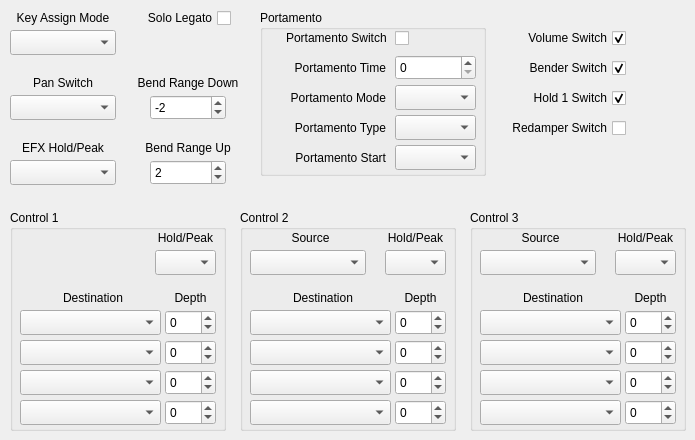
    <widget class="QWidget" name="tab_control">
     <attribute name="title">
      <string>Control</string>
     </attribute>
     <widget class="QGroupBox" name="groupBox_control1">
      <property name="geometry">
       <rect>
        <x>10</x>
        <y>210</y>
        <width>216</width>
        <height>221</height>
       </rect>
      </property>
      <property name="title">
       <string>Control 1</string>
      </property>
      <widget class="QSpinBox" name="spinBox_control1depth4">
       <property name="geometry">
        <rect>
         <x>155</x>
         <y>190</y>
         <width>51</width>
         <height>25</height>
        </rect>
       </property>
       <property name="minimum">
        <number>-63</number>
       </property>
       <property name="maximum">
        <number>63</number>
       </property>
      </widget>
      <widget class="QLabel" name="label_control1dest">
       <property name="geometry">
        <rect>
         <x>45</x>
         <y>80</y>
         <width>76</width>
         <height>16</height>
        </rect>
       </property>
       <property name="text">
        <string>Destination</string>
       </property>
       <property name="alignment">
        <set>Qt::AlignCenter</set>
       </property>
      </widget>
      <widget class="QSpinBox" name="spinBox_control1depth1">
       <property name="geometry">
        <rect>
         <x>155</x>
         <y>100</y>
         <width>51</width>
         <height>25</height>
        </rect>
       </property>
       <property name="minimum">
        <number>-63</number>
       </property>
       <property name="maximum">
        <number>63</number>
       </property>
      </widget>
      <widget class="QSpinBox" name="spinBox_control1depth3">
       <property name="geometry">
        <rect>
         <x>155</x>
         <y>160</y>
         <width>51</width>
         <height>25</height>
        </rect>
       </property>
       <property name="minimum">
        <number>-63</number>
       </property>
       <property name="maximum">
        <number>63</number>
       </property>
      </widget>
      <widget class="QLabel" name="label_control1depth">
       <property name="geometry">
        <rect>
         <x>160</x>
         <y>80</y>
         <width>41</width>
         <height>16</height>
        </rect>
       </property>
       <property name="text">
        <string>Depth</string>
       </property>
       <property name="alignment">
        <set>Qt::AlignCenter</set>
       </property>
      </widget>
      <widget class="QComboBox" name="comboBox_control1dest4">
       <property name="geometry">
        <rect>
         <x>10</x>
         <y>190</y>
         <width>141</width>
         <height>25</height>
        </rect>
       </property>
      </widget>
      <widget class="QLabel" name="label_control1holdpeak">
       <property name="geometry">
        <rect>
         <x>140</x>
         <y>20</y>
         <width>71</width>
         <height>16</height>
        </rect>
       </property>
       <property name="text">
        <string>Hold/Peak</string>
       </property>
       <property name="alignment">
        <set>Qt::AlignCenter</set>
       </property>
      </widget>
      <widget class="QComboBox" name="comboBox_control1holdpeak">
       <property name="geometry">
        <rect>
         <x>145</x>
         <y>40</y>
         <width>61</width>
         <height>25</height>
        </rect>
       </property>
      </widget>
      <widget class="QComboBox" name="comboBox_control1dest2">
       <property name="geometry">
        <rect>
         <x>10</x>
         <y>130</y>
         <width>141</width>
         <height>25</height>
        </rect>
       </property>
      </widget>
      <widget class="QComboBox" name="comboBox_control1dest3">
       <property name="geometry">
        <rect>
         <x>10</x>
         <y>160</y>
         <width>141</width>
         <height>25</height>
        </rect>
       </property>
      </widget>
      <widget class="QComboBox" name="comboBox_control1dest1">
       <property name="geometry">
        <rect>
         <x>10</x>
         <y>100</y>
         <width>141</width>
         <height>25</height>
        </rect>
       </property>
      </widget>
      <widget class="QSpinBox" name="spinBox_control1depth2">
       <property name="geometry">
        <rect>
         <x>155</x>
         <y>130</y>
         <width>51</width>
         <height>25</height>
        </rect>
       </property>
       <property name="minimum">
        <number>-63</number>
       </property>
       <property name="maximum">
        <number>63</number>
       </property>
      </widget>
     </widget>
     <widget class="QGroupBox" name="groupBox_control2">
      <property name="geometry">
       <rect>
        <x>240</x>
        <y>210</y>
        <width>216</width>
        <height>221</height>
       </rect>
      </property>
      <property name="title">
       <string>Control 2</string>
      </property>
      <widget class="QSpinBox" name="spinBox_control2depth4">
       <property name="geometry">
        <rect>
         <x>155</x>
         <y>190</y>
         <width>51</width>
         <height>25</height>
        </rect>
       </property>
       <property name="minimum">
        <number>-63</number>
       </property>
       <property name="maximum">
        <number>63</number>
       </property>
      </widget>
      <widget class="QLabel" name="label_control2dest">
       <property name="geometry">
        <rect>
         <x>45</x>
         <y>80</y>
         <width>76</width>
         <height>16</height>
        </rect>
       </property>
       <property name="text">
        <string>Destination</string>
       </property>
       <property name="alignment">
        <set>Qt::AlignCenter</set>
       </property>
      </widget>
      <widget class="QSpinBox" name="spinBox_control2depth1">
       <property name="geometry">
        <rect>
         <x>155</x>
         <y>100</y>
         <width>51</width>
         <height>25</height>
        </rect>
       </property>
       <property name="minimum">
        <number>-63</number>
       </property>
       <property name="maximum">
        <number>63</number>
       </property>
      </widget>
      <widget class="QSpinBox" name="spinBox_control2depth3">
       <property name="geometry">
        <rect>
         <x>155</x>
         <y>160</y>
         <width>51</width>
         <height>25</height>
        </rect>
       </property>
       <property name="minimum">
        <number>-63</number>
       </property>
       <property name="maximum">
        <number>63</number>
       </property>
      </widget>
      <widget class="QLabel" name="label_control2depth">
       <property name="geometry">
        <rect>
         <x>160</x>
         <y>80</y>
         <width>41</width>
         <height>16</height>
        </rect>
       </property>
       <property name="text">
        <string>Depth</string>
       </property>
       <property name="alignment">
        <set>Qt::AlignCenter</set>
       </property>
      </widget>
      <widget class="QComboBox" name="comboBox_control2dest4">
       <property name="geometry">
        <rect>
         <x>10</x>
         <y>190</y>
         <width>141</width>
         <height>25</height>
        </rect>
       </property>
      </widget>
      <widget class="QLabel" name="label_control2source">
       <property name="geometry">
        <rect>
         <x>45</x>
         <y>20</y>
         <width>51</width>
         <height>16</height>
        </rect>
       </property>
       <property name="text">
        <string>Source</string>
       </property>
       <property name="alignment">
        <set>Qt::AlignCenter</set>
       </property>
      </widget>
      <widget class="QLabel" name="label_control2holdpeak">
       <property name="geometry">
        <rect>
         <x>140</x>
         <y>20</y>
         <width>71</width>
         <height>16</height>
        </rect>
       </property>
       <property name="text">
        <string>Hold/Peak</string>
       </property>
       <property name="alignment">
        <set>Qt::AlignCenter</set>
       </property>
      </widget>
      <widget class="QComboBox" name="comboBox_control2source">
       <property name="geometry">
        <rect>
         <x>10</x>
         <y>40</y>
         <width>116</width>
         <height>25</height>
        </rect>
       </property>
      </widget>
      <widget class="QComboBox" name="comboBox_control2holdpeak">
       <property name="geometry">
        <rect>
         <x>145</x>
         <y>40</y>
         <width>61</width>
         <height>25</height>
        </rect>
       </property>
      </widget>
      <widget class="QComboBox" name="comboBox_control2dest2">
       <property name="geometry">
        <rect>
         <x>10</x>
         <y>130</y>
         <width>141</width>
         <height>25</height>
        </rect>
       </property>
      </widget>
      <widget class="QComboBox" name="comboBox_control2dest3">
       <property name="geometry">
        <rect>
         <x>10</x>
         <y>160</y>
         <width>141</width>
         <height>25</height>
        </rect>
       </property>
      </widget>
      <widget class="QComboBox" name="comboBox_control2dest1">
       <property name="geometry">
        <rect>
         <x>10</x>
         <y>100</y>
         <width>141</width>
         <height>25</height>
        </rect>
       </property>
      </widget>
      <widget class="QSpinBox" name="spinBox_control2depth2">
       <property name="geometry">
        <rect>
         <x>155</x>
         <y>130</y>
         <width>51</width>
         <height>25</height>
        </rect>
       </property>
       <property name="minimum">
        <number>-63</number>
       </property>
       <property name="maximum">
        <number>63</number>
       </property>
      </widget>
     </widget>
     <widget class="QGroupBox" name="groupBox_control3">
      <property name="geometry">
       <rect>
        <x>470</x>
        <y>210</y>
        <width>216</width>
        <height>221</height>
       </rect>
      </property>
      <property name="title">
       <string>Control 3</string>
      </property>
      <widget class="QSpinBox" name="spinBox_control3depth4">
       <property name="geometry">
        <rect>
         <x>155</x>
         <y>190</y>
         <width>51</width>
         <height>25</height>
        </rect>
       </property>
       <property name="minimum">
        <number>-63</number>
       </property>
       <property name="maximum">
        <number>63</number>
       </property>
      </widget>
      <widget class="QLabel" name="label_control3dest">
       <property name="geometry">
        <rect>
         <x>45</x>
         <y>80</y>
         <width>76</width>
         <height>16</height>
        </rect>
       </property>
       <property name="text">
        <string>Destination</string>
       </property>
       <property name="alignment">
        <set>Qt::AlignCenter</set>
       </property>
      </widget>
      <widget class="QSpinBox" name="spinBox_control3depth1">
       <property name="geometry">
        <rect>
         <x>155</x>
         <y>100</y>
         <width>51</width>
         <height>25</height>
        </rect>
       </property>
       <property name="minimum">
        <number>-63</number>
       </property>
       <property name="maximum">
        <number>63</number>
       </property>
      </widget>
      <widget class="QSpinBox" name="spinBox_control3depth3">
       <property name="geometry">
        <rect>
         <x>155</x>
         <y>160</y>
         <width>51</width>
         <height>25</height>
        </rect>
       </property>
       <property name="minimum">
        <number>-63</number>
       </property>
       <property name="maximum">
        <number>63</number>
       </property>
      </widget>
      <widget class="QLabel" name="label_control3depth">
       <property name="geometry">
        <rect>
         <x>160</x>
         <y>80</y>
         <width>41</width>
         <height>16</height>
        </rect>
       </property>
       <property name="text">
        <string>Depth</string>
       </property>
       <property name="alignment">
        <set>Qt::AlignCenter</set>
       </property>
      </widget>
      <widget class="QComboBox" name="comboBox_control3dest4">
       <property name="geometry">
        <rect>
         <x>10</x>
         <y>190</y>
         <width>141</width>
         <height>25</height>
        </rect>
       </property>
      </widget>
      <widget class="QLabel" name="label_control3source">
       <property name="geometry">
        <rect>
         <x>45</x>
         <y>20</y>
         <width>51</width>
         <height>16</height>
        </rect>
       </property>
       <property name="text">
        <string>Source</string>
       </property>
       <property name="alignment">
        <set>Qt::AlignCenter</set>
       </property>
      </widget>
      <widget class="QLabel" name="label_control3holdpeak">
       <property name="geometry">
        <rect>
         <x>140</x>
         <y>20</y>
         <width>71</width>
         <height>16</height>
        </rect>
       </property>
       <property name="text">
        <string>Hold/Peak</string>
       </property>
       <property name="alignment">
        <set>Qt::AlignCenter</set>
       </property>
      </widget>
      <widget class="QComboBox" name="comboBox_control3source">
       <property name="geometry">
        <rect>
         <x>10</x>
         <y>40</y>
         <width>116</width>
         <height>25</height>
        </rect>
       </property>
      </widget>
      <widget class="QComboBox" name="comboBox_control3holdpeak">
       <property name="geometry">
        <rect>
         <x>145</x>
         <y>40</y>
         <width>61</width>
         <height>25</height>
        </rect>
       </property>
      </widget>
      <widget class="QComboBox" name="comboBox_control3dest2">
       <property name="geometry">
        <rect>
         <x>10</x>
         <y>130</y>
         <width>141</width>
         <height>25</height>
        </rect>
       </property>
      </widget>
      <widget class="QComboBox" name="comboBox_control3dest3">
       <property name="geometry">
        <rect>
         <x>10</x>
         <y>160</y>
         <width>141</width>
         <height>25</height>
        </rect>
       </property>
      </widget>
      <widget class="QComboBox" name="comboBox_control3dest1">
       <property name="geometry">
        <rect>
         <x>10</x>
         <y>100</y>
         <width>141</width>
         <height>25</height>
        </rect>
       </property>
      </widget>
      <widget class="QSpinBox" name="spinBox_control3depth2">
       <property name="geometry">
        <rect>
         <x>155</x>
         <y>130</y>
         <width>51</width>
         <height>25</height>
        </rect>
       </property>
       <property name="minimum">
        <number>-63</number>
       </property>
       <property name="maximum">
        <number>63</number>
       </property>
      </widget>
     </widget>
     <widget class="QLabel" name="label_keyassignmode">
      <property name="geometry">
       <rect>
        <x>10</x>
        <y>10</y>
        <width>106</width>
        <height>16</height>
       </rect>
      </property>
      <property name="text">
       <string>Key Assign Mode</string>
      </property>
      <property name="alignment">
       <set>Qt::AlignCenter</set>
      </property>
     </widget>
     <widget class="QComboBox" name="comboBox_keyassignmode">
      <property name="geometry">
       <rect>
        <x>10</x>
        <y>30</y>
        <width>106</width>
        <height>25</height>
       </rect>
      </property>
     </widget>
     <widget class="QLabel" name="label_panswitch">
      <property name="geometry">
       <rect>
        <x>10</x>
        <y>75</y>
        <width>106</width>
        <height>16</height>
       </rect>
      </property>
      <property name="text">
       <string>Pan Switch</string>
      </property>
      <property name="alignment">
       <set>Qt::AlignCenter</set>
      </property>
     </widget>
     <widget class="QComboBox" name="comboBox_panswitch">
      <property name="geometry">
       <rect>
        <x>10</x>
        <y>95</y>
        <width>106</width>
        <height>25</height>
       </rect>
      </property>
     </widget>
     <widget class="QLabel" name="label_efxholdpeak">
      <property name="geometry">
       <rect>
        <x>10</x>
        <y>140</y>
        <width>106</width>
        <height>16</height>
       </rect>
      </property>
      <property name="text">
       <string>EFX Hold/Peak</string>
      </property>
      <property name="alignment">
       <set>Qt::AlignCenter</set>
      </property>
     </widget>
     <widget class="QComboBox" name="comboBox_efxholdpeak">
      <property name="geometry">
       <rect>
        <x>10</x>
        <y>160</y>
        <width>106</width>
        <height>25</height>
       </rect>
      </property>
     </widget>
     <widget class="QCheckBox" name="checkBox_sololegato">
      <property name="geometry">
       <rect>
        <x>135</x>
        <y>10</y>
        <width>96</width>
        <height>16</height>
       </rect>
      </property>
      <property name="layoutDirection">
       <enum>Qt::RightToLeft</enum>
      </property>
      <property name="text">
       <string>Solo Legato</string>
      </property>
     </widget>
     <widget class="QSpinBox" name="spinBox_bendrangedown">
      <property name="geometry">
       <rect>
        <x>150</x>
        <y>95</y>
        <width>76</width>
        <height>25</height>
       </rect>
      </property>
      <property name="minimum">
       <number>-48</number>
      </property>
      <property name="maximum">
       <number>0</number>
      </property>
      <property name="value">
       <number>-2</number>
      </property>
     </widget>
     <widget class="QSpinBox" name="spinBox_bendrangeup">
      <property name="geometry">
       <rect>
        <x>150</x>
        <y>160</y>
        <width>76</width>
        <height>25</height>
       </rect>
      </property>
      <property name="maximum">
       <number>12</number>
      </property>
      <property name="value">
       <number>2</number>
      </property>
     </widget>
     <widget class="QLabel" name="label_bendrangedown">
      <property name="geometry">
       <rect>
        <x>130</x>
        <y>75</y>
        <width>116</width>
        <height>16</height>
       </rect>
      </property>
      <property name="text">
       <string>Bend Range Down</string>
      </property>
      <property name="alignment">
       <set>Qt::AlignCenter</set>
      </property>
     </widget>
     <widget class="QLabel" name="label_bendrangeup">
      <property name="geometry">
       <rect>
        <x>130</x>
        <y>140</y>
        <width>116</width>
        <height>16</height>
       </rect>
      </property>
      <property name="text">
       <string>Bend Range Up</string>
      </property>
      <property name="alignment">
       <set>Qt::AlignCenter</set>
      </property>
     </widget>
     <widget class="QGroupBox" name="groupBox_portamento">
      <property name="geometry">
       <rect>
        <x>260</x>
        <y>10</y>
        <width>226</width>
        <height>166</height>
       </rect>
      </property>
      <property name="title">
       <string>Portamento</string>
      </property>
      <widget class="QComboBox" name="comboBox_portamentostart">
       <property name="geometry">
        <rect>
         <x>135</x>
         <y>135</y>
         <width>81</width>
         <height>25</height>
        </rect>
       </property>
      </widget>
      <widget class="QLabel" name="label_portamentotype">
       <property name="geometry">
        <rect>
         <x>15</x>
         <y>110</y>
         <width>111</width>
         <height>16</height>
        </rect>
       </property>
       <property name="text">
        <string>Portamento Type</string>
       </property>
       <property name="alignment">
        <set>Qt::AlignRight|Qt::AlignTrailing|Qt::AlignVCenter</set>
       </property>
      </widget>
      <widget class="QLabel" name="label_portamentotime">
       <property name="geometry">
        <rect>
         <x>15</x>
         <y>50</y>
         <width>111</width>
         <height>16</height>
        </rect>
       </property>
       <property name="text">
        <string>Portamento Time</string>
       </property>
       <property name="alignment">
        <set>Qt::AlignRight|Qt::AlignTrailing|Qt::AlignVCenter</set>
       </property>
      </widget>
      <widget class="QComboBox" name="comboBox_portamentomode">
       <property name="geometry">
        <rect>
         <x>135</x>
         <y>75</y>
         <width>81</width>
         <height>25</height>
        </rect>
       </property>
      </widget>
      <widget class="QCheckBox" name="checkBox_portamentoswitch">
       <property name="geometry">
        <rect>
         <x>-7</x>
         <y>18</y>
         <width>156</width>
         <height>20</height>
        </rect>
       </property>
       <property name="layoutDirection">
        <enum>Qt::RightToLeft</enum>
       </property>
       <property name="text">
        <string>Portamento Switch </string>
       </property>
      </widget>
      <widget class="QLabel" name="label_portamentomode">
       <property name="geometry">
        <rect>
         <x>10</x>
         <y>80</y>
         <width>116</width>
         <height>16</height>
        </rect>
       </property>
       <property name="text">
        <string>Portamento Mode</string>
       </property>
       <property name="alignment">
        <set>Qt::AlignRight|Qt::AlignTrailing|Qt::AlignVCenter</set>
       </property>
      </widget>
      <widget class="QLabel" name="label_portamentostart">
       <property name="geometry">
        <rect>
         <x>10</x>
         <y>140</y>
         <width>116</width>
         <height>16</height>
        </rect>
       </property>
       <property name="text">
        <string>Portamento Start</string>
       </property>
       <property name="alignment">
        <set>Qt::AlignRight|Qt::AlignTrailing|Qt::AlignVCenter</set>
       </property>
      </widget>
      <widget class="QComboBox" name="comboBox_portamentotype">
       <property name="geometry">
        <rect>
         <x>135</x>
         <y>105</y>
         <width>81</width>
         <height>25</height>
        </rect>
       </property>
      </widget>
      <widget class="QSpinBox" name="spinBox_portamentotime">
       <property name="geometry">
        <rect>
         <x>135</x>
         <y>45</y>
         <width>81</width>
         <height>25</height>
        </rect>
       </property>
       <property name="maximum">
        <number>127</number>
       </property>
      </widget>
     </widget>
     <widget class="QCheckBox" name="checkBox_volumeswitch">
      <property name="geometry">
       <rect>
        <x>510</x>
        <y>30</y>
        <width>116</width>
        <height>16</height>
       </rect>
      </property>
      <property name="layoutDirection">
       <enum>Qt::RightToLeft</enum>
      </property>
      <property name="text">
       <string>Volume Switch</string>
      </property>
      <property name="checked">
       <bool>true</bool>
      </property>
     </widget>
     <widget class="QCheckBox" name="checkBox_benderswitch">
      <property name="geometry">
       <rect>
        <x>510</x>
        <y>60</y>
        <width>116</width>
        <height>16</height>
       </rect>
      </property>
      <property name="layoutDirection">
       <enum>Qt::RightToLeft</enum>
      </property>
      <property name="text">
       <string>Bender Switch</string>
      </property>
      <property name="checked">
       <bool>true</bool>
      </property>
     </widget>
     <widget class="QCheckBox" name="checkBox_hold1switch">
      <property name="geometry">
       <rect>
        <x>510</x>
        <y>90</y>
        <width>116</width>
        <height>16</height>
       </rect>
      </property>
      <property name="layoutDirection">
       <enum>Qt::RightToLeft</enum>
      </property>
      <property name="text">
       <string>Hold 1 Switch</string>
      </property>
      <property name="checked">
       <bool>true</bool>
      </property>
     </widget>
     <widget class="QCheckBox" name="checkBox_redamperswitch">
      <property name="geometry">
       <rect>
        <x>495</x>
        <y>120</y>
        <width>131</width>
        <height>16</height>
       </rect>
      </property>
      <property name="layoutDirection">
       <enum>Qt::RightToLeft</enum>
      </property>
      <property name="text">
       <string>Redamper Switch</string>
      </property>
     </widget>
    </widget>
